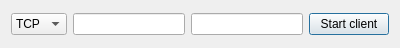
<?xml version="1.0" encoding="UTF-8"?>
<ui version="4.0">
 <class>Dialog</class>
 <widget class="QDialog" name="Dialog">
  <property name="geometry">
   <rect>
    <x>0</x>
    <y>0</y>
    <width>400</width>
    <height>48</height>
   </rect>
  </property>
  <property name="windowTitle">
   <string>Dialog</string>
  </property>
  <layout class="QGridLayout" name="gridLayout">
   <item row="0" column="0">
    <widget class="QComboBox" name="modeCB">
     <item>
      <property name="text">
       <string>TCP</string>
      </property>
     </item>
     <item>
      <property name="text">
       <string>UDP</string>
      </property>
     </item>
    </widget>
   </item>
   <item row="0" column="1">
    <widget class="QLineEdit" name="ipLE"/>
   </item>
   <item row="0" column="2">
    <widget class="QLineEdit" name="portLE"/>
   </item>
   <item row="0" column="3">
    <widget class="QPushButton" name="startPB">
     <property name="text">
      <string>Start client</string>
     </property>
    </widget>
   </item>
  </layout>
 </widget>
 <layoutdefault spacing="6" margin="11"/>
 <resources/>
 <connections/>
</ui>
